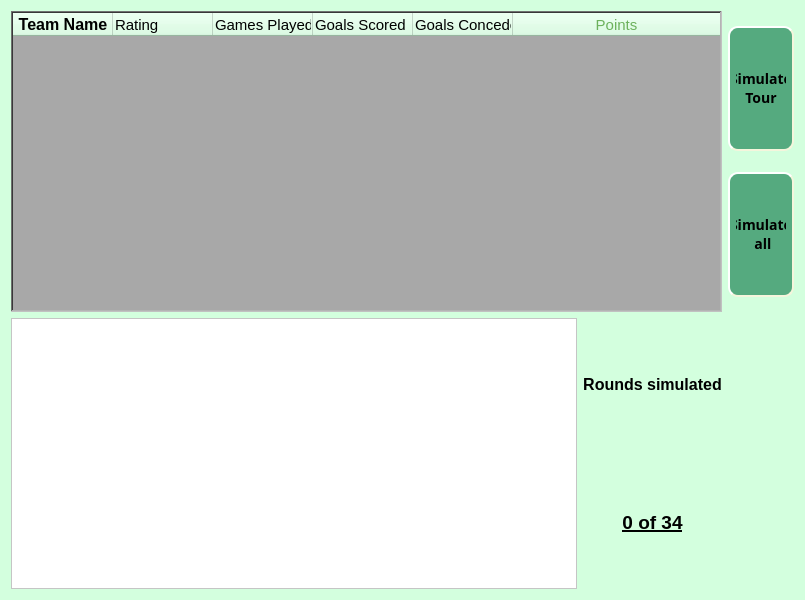
<?xml version="1.0" encoding="UTF-8"?>
<ui version="4.0">
 <class>Form</class>
 <widget class="QWidget" name="Form">
  <property name="geometry">
   <rect>
    <x>0</x>
    <y>0</y>
    <width>805</width>
    <height>600</height>
   </rect>
  </property>
  <property name="minimumSize">
   <size>
    <width>640</width>
    <height>480</height>
   </size>
  </property>
  <property name="windowTitle">
   <string>Form</string>
  </property>
  <property name="styleSheet">
   <string notr="true">QWidget{
background-color:rgb(211, 255, 222);
}</string>
  </property>
  <layout class="QVBoxLayout" name="verticalLayout_3">
   <item>
    <layout class="QGridLayout" name="gridLayout">
     <item row="0" column="0" colspan="2">
      <widget class="QTableWidget" name="League_table">
       <property name="minimumSize">
        <size>
         <width>551</width>
         <height>301</height>
        </size>
       </property>
       <property name="styleSheet">
        <string notr="true">QTableWidget{
background-color:rgb(168, 168, 168);
}</string>
       </property>
       <property name="frameShape">
        <enum>QFrame::WinPanel</enum>
       </property>
       <property name="frameShadow">
        <enum>QFrame::Sunken</enum>
       </property>
       <property name="midLineWidth">
        <number>1</number>
       </property>
       <property name="sizeAdjustPolicy">
        <enum>QAbstractScrollArea::AdjustToContents</enum>
       </property>
       <property name="alternatingRowColors">
        <bool>true</bool>
       </property>
       <property name="sortingEnabled">
        <bool>false</bool>
       </property>
       <attribute name="horizontalHeaderCascadingSectionResizes">
        <bool>true</bool>
       </attribute>
       <attribute name="horizontalHeaderStretchLastSection">
        <bool>true</bool>
       </attribute>
       <column>
        <property name="text">
         <string>Team Name</string>
        </property>
        <property name="font">
         <font>
          <pointsize>12</pointsize>
          <bold>true</bold>
         </font>
        </property>
        <property name="background">
         <color>
          <red>255</red>
          <green>255</green>
          <blue>127</blue>
         </color>
        </property>
        <property name="foreground">
         <brush brushstyle="SolidPattern">
          <color alpha="255">
           <red>0</red>
           <green>0</green>
           <blue>0</blue>
          </color>
         </brush>
        </property>
       </column>
       <column>
        <property name="text">
         <string>Rating</string>
        </property>
        <property name="font">
         <font>
          <pointsize>11</pointsize>
         </font>
        </property>
        <property name="textAlignment">
         <set>AlignLeading|AlignVCenter</set>
        </property>
       </column>
       <column>
        <property name="text">
         <string>Games Played</string>
        </property>
        <property name="font">
         <font>
          <pointsize>11</pointsize>
         </font>
        </property>
        <property name="textAlignment">
         <set>AlignLeading|AlignVCenter</set>
        </property>
       </column>
       <column>
        <property name="text">
         <string>Goals Scored</string>
        </property>
        <property name="font">
         <font>
          <pointsize>11</pointsize>
         </font>
        </property>
        <property name="textAlignment">
         <set>AlignLeading|AlignVCenter</set>
        </property>
       </column>
       <column>
        <property name="text">
         <string>Goals Conceded</string>
        </property>
        <property name="font">
         <font>
          <pointsize>11</pointsize>
         </font>
        </property>
        <property name="textAlignment">
         <set>AlignLeading|AlignVCenter</set>
        </property>
       </column>
       <column>
        <property name="text">
         <string>Points</string>
        </property>
        <property name="font">
         <font>
          <pointsize>11</pointsize>
          <underline>false</underline>
         </font>
        </property>
        <property name="background">
         <color>
          <red>0</red>
          <green>255</green>
          <blue>127</blue>
         </color>
        </property>
        <property name="foreground">
         <brush brushstyle="SolidPattern">
          <color alpha="255">
           <red>108</red>
           <green>177</green>
           <blue>92</blue>
          </color>
         </brush>
        </property>
       </column>
      </widget>
     </item>
     <item row="0" column="2">
      <layout class="QVBoxLayout" name="verticalLayout_2">
       <item>
        <widget class="QPushButton" name="btn_tour">
         <property name="minimumSize">
          <size>
           <width>40</width>
           <height>125</height>
          </size>
         </property>
         <property name="font">
          <font>
           <family>Segoe Print</family>
           <pointsize>-1</pointsize>
           <italic>false</italic>
           <bold>true</bold>
          </font>
         </property>
         <property name="layoutDirection">
          <enum>Qt::LeftToRight</enum>
         </property>
         <property name="styleSheet">
          <string notr="true">QPushButton {
    background-color:rgb(85, 170, 127);
    border-style: outset;
    border-width: 2px;
    border-radius: 10px;
    border-color: beige;
    font: bold 14px;
    min-width: 5em;
    padding: 6px;
}
QPushButton:pressed {
    background-color: rgb(224, 0, 0);
    border-style: inset;
}</string>
         </property>
         <property name="text">
          <string>Simulate 
Tour</string>
         </property>
         <property name="flat">
          <bool>false</bool>
         </property>
        </widget>
       </item>
       <item>
        <widget class="QPushButton" name="btn_league">
         <property name="minimumSize">
          <size>
           <width>40</width>
           <height>125</height>
          </size>
         </property>
         <property name="font">
          <font>
           <family>Segoe Print</family>
           <pointsize>-1</pointsize>
           <italic>false</italic>
           <bold>true</bold>
          </font>
         </property>
         <property name="styleSheet">
          <string notr="true">QPushButton {
    background-color:rgb(85, 170, 127);
    border-style: outset;
    border-width: 2px;
    border-radius: 10px;
    border-color: beige;
    font: bold 14px;
    min-width: 5em;
    padding: 6px;
}
QPushButton:pressed {
    background-color: rgb(224, 0, 0);
    border-style: inset;
}</string>
         </property>
         <property name="text">
          <string>Simulate
 all</string>
         </property>
         <property name="flat">
          <bool>false</bool>
         </property>
        </widget>
       </item>
      </layout>
     </item>
     <item row="1" column="0">
      <widget class="QTextEdit" name="Match_results">
       <property name="minimumSize">
        <size>
         <width>390</width>
         <height>220</height>
        </size>
       </property>
       <property name="styleSheet">
        <string notr="true">QTextEdit{
background-color:white;
}</string>
       </property>
      </widget>
     </item>
     <item row="1" column="1">
      <layout class="QVBoxLayout" name="verticalLayout">
       <item>
        <widget class="QLabel" name="label">
         <property name="text">
          <string>&lt;html&gt;&lt;head/&gt;&lt;body&gt;&lt;p align=&quot;center&quot;&gt;&lt;span style=&quot; font-size:12pt; font-weight:700;&quot;&gt;Rounds simulated&lt;/span&gt;&lt;/p&gt;&lt;/body&gt;&lt;/html&gt;</string>
         </property>
         <property name="alignment">
          <set>Qt::AlignCenter</set>
         </property>
        </widget>
       </item>
       <item>
        <widget class="QLabel" name="label_2">
         <property name="text">
          <string>&lt;html&gt;&lt;head/&gt;&lt;body&gt;&lt;p align=&quot;center&quot;&gt;&lt;span style=&quot; font-size:14pt; font-weight:700; text-decoration: underline;&quot;&gt;0 of 34&lt;/span&gt;&lt;/p&gt;&lt;/body&gt;&lt;/html&gt;</string>
         </property>
         <property name="alignment">
          <set>Qt::AlignCenter</set>
         </property>
        </widget>
       </item>
      </layout>
     </item>
    </layout>
   </item>
  </layout>
 </widget>
 <resources/>
 <connections/>
</ui>
